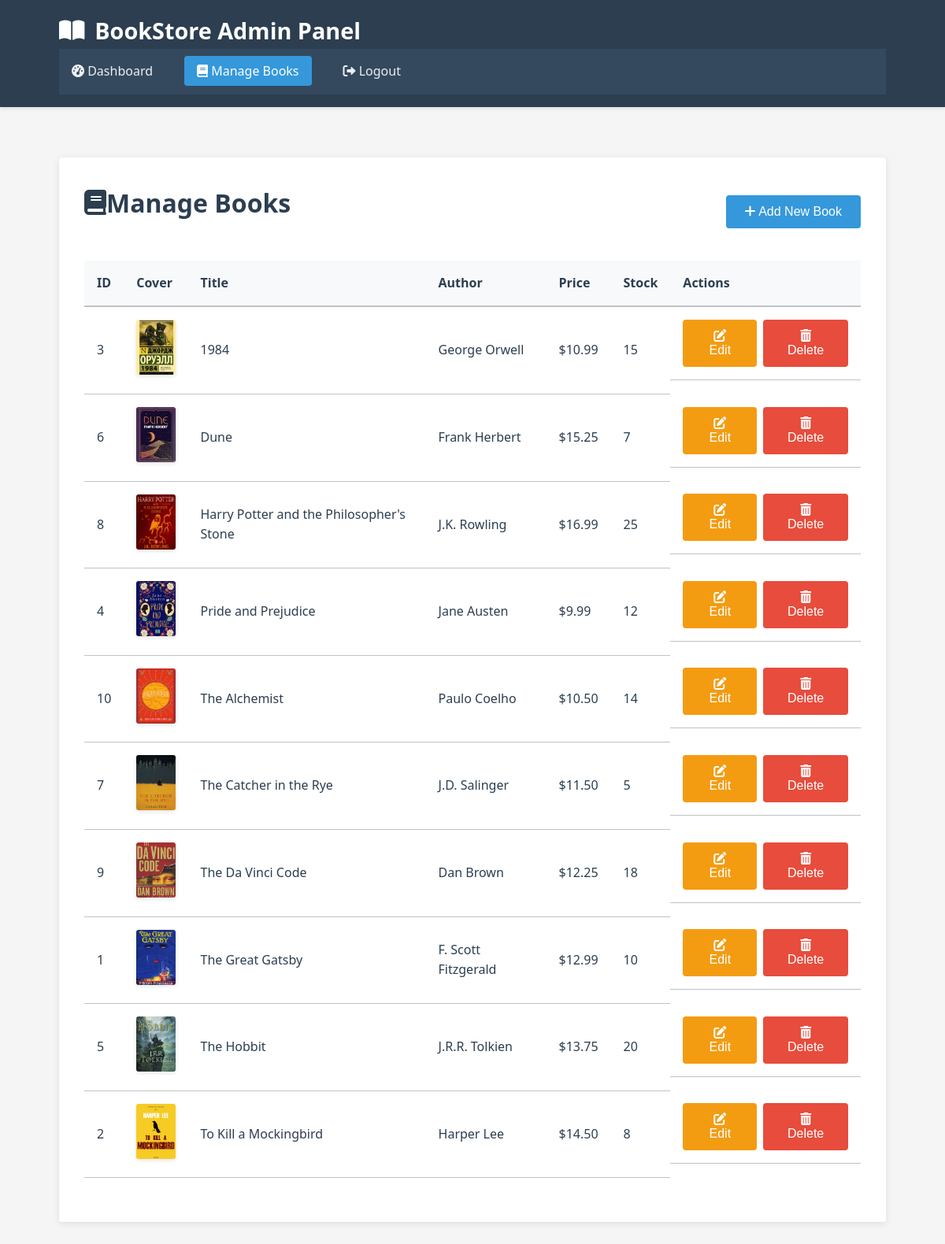
Screenshot of /admin/books_management.php (signed in) with the database file from the repository.
### tables this page shows
CREATE TABLE `books` (
  `id` int(11) NOT NULL,
  `title` varchar(255) NOT NULL,
  `author` varchar(255) NOT NULL,
  `description` text DEFAULT NULL,
  `category` varchar(100) DEFAULT NULL,
  `year` int(11) DEFAULT NULL,
  `price` decimal(10,2) NOT NULL,
  `rental_price_week` decimal(10,2) DEFAULT NULL,
  `rental_price_month` decimal(10,2) DEFAULT NULL,
  `rental_price_quarter` decimal(10,2) DEFAULT NULL,
  `stock` int(11) DEFAULT 0,
  `image` varchar(255) DEFAULT NULL,
  `created_at` timestamp NOT NULL DEFAULT current_timestamp(),
  `updated_at` timestamp NOT NULL DEFAULT current_timestamp() ON UPDATE current_timestamp()
);

### admin/books_management.php (the view, shortened to what this page needs)
<?php
$db = new Database();
$conn = $db->getConnection();
$query = "SELECT * FROM books ORDER BY title";
$books = $conn->query($query)->fetch_all(MYSQLI_ASSOC);
?>
<!DOCTYPE html>
<html lang="en">
<head>
    <link rel="stylesheet" href="../assets/css/styles.css">
    <link rel="stylesheet" href="https://cdnjs.cloudflare.com/ajax/libs/font-awesome/6.0.0/css/all.min.css">
</head>
<body>
    <div class="admin-panel">
        <header class="admin-header">
            <div class="container">
                <h1><i class="fas fa-book-open"></i> BookStore Admin Panel</h1>
                <nav class="admin-nav">
                    <ul>
                        <li><a href="admin.php"><i class="fas fa-tachometer-alt"></i> Dashboard</a></li>
                        <li><a href="books_management.php" class="active"><i class="fas fa-book"></i> Manage Books</a></li>
                        <li><a href="../logout.php"><i class="fas fa-sign-out-alt"></i> Logout</a></li>
                    </ul>
                </nav>
            </div>
        </header>
        <main class="admin-main">
            <div class="container">
                <div class="books-management">
                    <div class="admin-actions">
                        <h1><i class="fas fa-book"></i> Manage Books</h1>
                        <button id="add-book-btn" class="btn btn-primary">
                            <i class="fas fa-plus"></i> Add New Book
                        </button>
                    </div>
                    <div class="table-responsive">
                        <table class="admin-table">
                            <thead>
                                <tr>
                                    <th>ID</th>
                                    <th>Cover</th>
                                    <th>Title</th>
                                    <th>Author</th>
                                    <th>Price</th>
                                    <th>Stock</th>
                                    <th>Actions</th>
                                </tr>
                            </thead>
                            <tbody>
                                <?php foreach ($books as $book): ?>
                                <tr>
                                    <td><?= $book['id'] ?></td>
                                    <td>
                                        <img src="../assets/images/<?= htmlspecialchars($book['image']) ?>"
                                             alt="<?= htmlspecialchars($book['title']) ?>"
                                             class="admin-book-cover">
                                    </td>
                                    <td><?= htmlspecialchars($book['title']) ?></td>
                                    <td><?= htmlspecialchars($book['author']) ?></td>
                                    <td>$<?= number_format($book['price'], 2) ?></td>
                                    <td>
                                        <span class="<?= $book['stock'] > 0 ? 'text-success' : 'text-danger' ?>">
                                            <?= $book['stock'] ?>
                                        </span>
                                    </td>
                                    <td class="action-btns">
                                        <button class="btn btn-edit" onclick="openEditModal(<?= $book['id'] ?>)">
                                            <i class="fas fa-edit"></i> Edit
                                        </button>
                                        <form method="post" style="display:inline;">
                                            <button type="submit" name="delete_book" class="btn btn-danger"
                                                    onclick="return confirm('Are you sure you want to delete this book?')">
                                                <i class="fas fa-trash-alt"></i> Delete
                                            </button>
                                        </form>
                                    </td>
                                </tr>
                                <?php endforeach; ?>
                            </tbody>
                        </table>
                    </div>
                </div>
            </div>
        </main>
    </div>
</body>
</html>

### assets/css/styles.css (style rules this page uses)
:root { --primary-color: #3498db; --primary-dark: #2980b9; --secondary-color: #2c3e50; --accent-color: #e74c3c; --light-color: #ecf0f1; --dark-color: #2c3e50; --success-color: #2ecc71; --warning-color: #f39c12; --danger-color: #e74c3c; --gray-light: #bdc3c7; --gray-dark: #7f8c8d; --white: #ffffff; --black: #000000; --box-shadow: 0 2px 10px rgba(0, 0, 0, 0.1); --border-radius: 4px; --transition: all 0.3s ease; }
* { margin: 0; padding: 0; box-sizing: border-box; }
body { font-family: 'Segoe UI', Tahoma, Geneva, Verdana, sans-serif; line-height: 1.6; color: var(--dark-color); background-color: #f5f5f5; min-height: 100vh; display: flex; flex-direction: column; }
a { text-decoration: none; color: var(--primary-color); transition: var(--transition); }
img { max-width: 100%; height: auto; }
ul { list-style: none; }
.container { width: 90%; max-width: 1200px; margin: 0 auto; padding: 0 15px; }
.btn { display: inline-block; padding: 0.75rem 1.5rem; background: var(--primary-color); color: var(--white); border: none; border-radius: var(--border-radius); font-size: 1rem; cursor: pointer; transition: var(--transition); text-align: center; }
.btn-primary { background: var(--primary-color); }
.btn-danger { background: var(--danger-color); }
header { background: var(--secondary-color); color: var(--white); padding: 1rem 0; box-shadow: var(--box-shadow); position: sticky; top: 0; z-index: 100; }
nav ul { display: flex; gap: 1.5rem; }
nav a { color: var(--white); font-weight: 500; padding: 0.5rem 0; position: relative; }
nav a::after { content: ''; position: absolute; bottom: 0; left: 0; width: 0; height: 2px; background: var(--light-color); transition: var(--transition); }
main { flex: 1; padding: 2rem 0; }
.admin-header { background: var(--dark-color); color: var(--white); padding: 1rem 0; margin-bottom: 2rem; }
.admin-header h1 { font-size: 1.5rem; }
.admin-main { padding: 1rem 0; }
.admin-actions { margin-bottom: 1.5rem; }
table { width: 100%; border-collapse: collapse; margin-bottom: 1.5rem; }
table th { background: #f8f9fa; padding: 0.75rem; text-align: left; font-weight: 500; }
table td { padding: 0.75rem; border-bottom: 1px solid var(--gray-light); vertical-align: middle; }
.admin-book-cover { width: 50px; height: 70px; object-fit: cover; border-radius: 3px; }
.admin-header { background: var(--dark-color); color: var(--white); padding: 1rem 0; margin-bottom: 2rem; box-shadow: 0 2px 5px rgba(0,0,0,0.1); }
.admin-header h1 { font-size: 1.8rem; margin: 0; display: flex; align-items: center; }
.admin-header h1 i { margin-right: 0.8rem; }
.admin-nav { background: #34495e; padding: 1rem 0; }
.admin-nav ul { display: flex; gap: 1.5rem; margin: 0; padding: 0; }
.admin-nav a { color: var(--light-color); font-weight: 500; padding: 0.5rem 1rem; border-radius: 4px; transition: var(--transition); }
.admin-nav a:hover, .admin-nav a.active { background: var(--primary-color); color: var(--white); }
.admin-main { padding: 2rem 0; }
.books-management { background: var(--white); padding: 2rem; border-radius: var(--border-radius); box-shadow: var(--box-shadow); }
.books-management h1 { margin-bottom: 1.5rem; display: flex; justify-content: space-between; align-items: center; }
.admin-actions { margin-bottom: 1.5rem; display: flex; justify-content: space-between; align-items: center; }
.admin-table { width: 100%; border-collapse: collapse; margin-top: 1.5rem; }
.admin-table th { background: #f8f9fa; padding: 1rem; text-align: left; font-weight: 600; color: var(--dark-color); border-bottom: 2px solid var(--gray-light); }
.admin-table td { padding: 1rem; border-bottom: 1px solid var(--gray-light); vertical-align: middle; }
.admin-book-cover { width: 50px; height: 70px; object-fit: cover; border-radius: 3px; box-shadow: 0 2px 5px rgba(0,0,0,0.1); }
.action-btns { display: flex; gap: 0.5rem; }
.btn-edit { background: #f39c12; color: white; }

### rows the page displays
books: id "3", image+title (picture), title "1984", author "George Orwell", price "10.99", stock "15"
books: id "6", image (picture), title "Dune", author "Frank Herbert", price "15.25", stock "7"
books: id "8", image (picture), title "Harry Potter and the Philosopher's Stone", author "J.K. Rowling", price "16.99", stock "25"
books: id "4", image (picture), title "Pride and Prejudice", author "Jane Austen", price "9.99", stock "12"
books: id "10", image (picture), title "The Alchemist", author "Paulo Coelho", price "10.50", stock "14"
books: id "7", image (picture), title "The Catcher in the Rye", author "J.D. Salinger", price "11.50", stock "5"
books: id "9", image (picture), title "The Da Vinci Code", author "Dan Brown", price "12.25", stock "18"
books: id "1", image (picture), title "The Great Gatsby", author "F. Scott Fitzgerald", price "12.99", stock "10"
books: id "5", image (picture), title "The Hobbit", author "J.R.R. Tolkien", price "13.75", stock "20"
books: id "2", image (picture), title "To Kill a Mockingbird", author "Harper Lee", price "14.50", stock "8"
